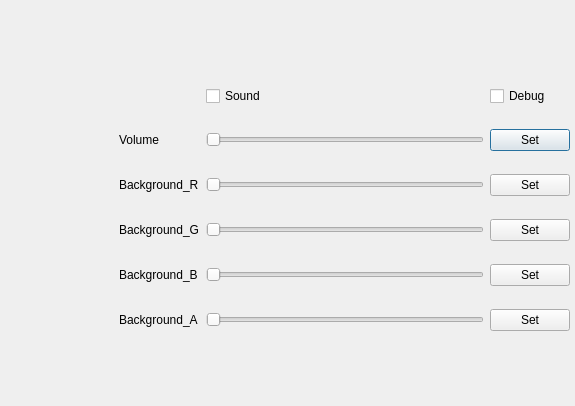
<?xml version="1.0" encoding="UTF-8"?>
<ui version="4.0">
 <class>Settings_window</class>
 <widget class="QDialog" name="Settings_window">
  <property name="geometry">
   <rect>
    <x>0</x>
    <y>0</y>
    <width>575</width>
    <height>406</height>
   </rect>
  </property>
  <property name="windowTitle">
   <string>Dialog</string>
  </property>
  <widget class="QWidget" name="gridLayoutWidget">
   <property name="geometry">
    <rect>
     <x>119</x>
     <y>69</y>
     <width>451</width>
     <height>281</height>
    </rect>
   </property>
   <layout class="QGridLayout" name="gridLayout">
    <item row="0" column="2">
     <widget class="QCheckBox" name="checkBox_debug">
      <property name="text">
       <string>Debug</string>
      </property>
     </widget>
    </item>
    <item row="1" column="1">
     <widget class="QSlider" name="slider_volume">
      <property name="orientation">
       <enum>Qt::Orientation::Horizontal</enum>
      </property>
     </widget>
    </item>
    <item row="2" column="0">
     <widget class="QLabel" name="label_R">
      <property name="text">
       <string>Background_R</string>
      </property>
     </widget>
    </item>
    <item row="0" column="1">
     <widget class="QCheckBox" name="checkBox_sound">
      <property name="text">
       <string>Sound</string>
      </property>
     </widget>
    </item>
    <item row="1" column="0">
     <widget class="QLabel" name="label_volume">
      <property name="text">
       <string>Volume</string>
      </property>
     </widget>
    </item>
    <item row="4" column="0">
     <widget class="QLabel" name="label_B">
      <property name="text">
       <string>Background_B</string>
      </property>
     </widget>
    </item>
    <item row="1" column="2">
     <widget class="QPushButton" name="Set_volume">
      <property name="text">
       <string>Set</string>
      </property>
     </widget>
    </item>
    <item row="3" column="0">
     <widget class="QLabel" name="label_G">
      <property name="text">
       <string>Background_G</string>
      </property>
     </widget>
    </item>
    <item row="5" column="0">
     <widget class="QLabel" name="label_A">
      <property name="text">
       <string>Background_A</string>
      </property>
     </widget>
    </item>
    <item row="2" column="1">
     <widget class="QSlider" name="slider_R">
      <property name="orientation">
       <enum>Qt::Orientation::Horizontal</enum>
      </property>
     </widget>
    </item>
    <item row="3" column="1">
     <widget class="QSlider" name="slider_G">
      <property name="orientation">
       <enum>Qt::Orientation::Horizontal</enum>
      </property>
     </widget>
    </item>
    <item row="4" column="1">
     <widget class="QSlider" name="slider_B">
      <property name="orientation">
       <enum>Qt::Orientation::Horizontal</enum>
      </property>
     </widget>
    </item>
    <item row="5" column="1">
     <widget class="QSlider" name="slider_A">
      <property name="orientation">
       <enum>Qt::Orientation::Horizontal</enum>
      </property>
     </widget>
    </item>
    <item row="2" column="2">
     <widget class="QPushButton" name="Set_R">
      <property name="text">
       <string>Set</string>
      </property>
     </widget>
    </item>
    <item row="3" column="2">
     <widget class="QPushButton" name="Set_G">
      <property name="text">
       <string>Set</string>
      </property>
     </widget>
    </item>
    <item row="4" column="2">
     <widget class="QPushButton" name="Set_B">
      <property name="text">
       <string>Set</string>
      </property>
     </widget>
    </item>
    <item row="5" column="2">
     <widget class="QPushButton" name="Set_A">
      <property name="text">
       <string>Set</string>
      </property>
     </widget>
    </item>
   </layout>
  </widget>
 </widget>
 <resources/>
 <connections/>
</ui>
